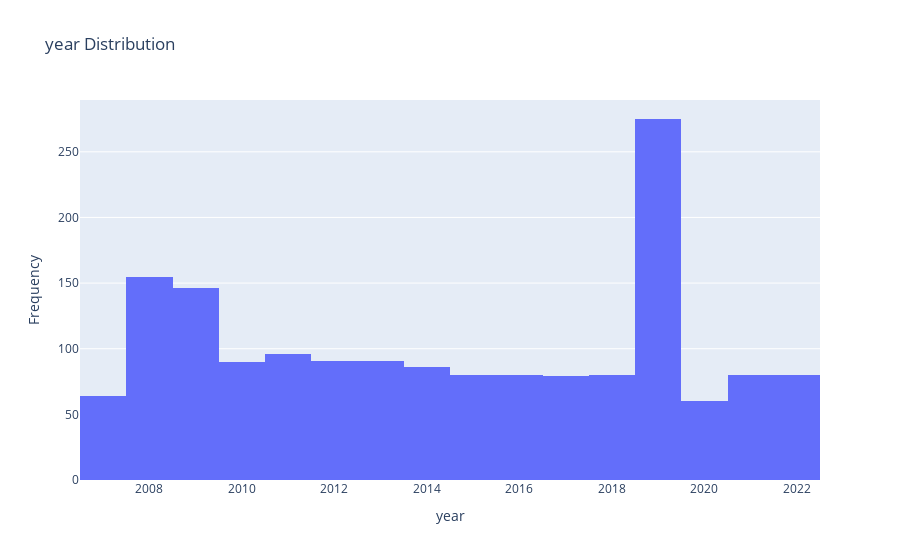
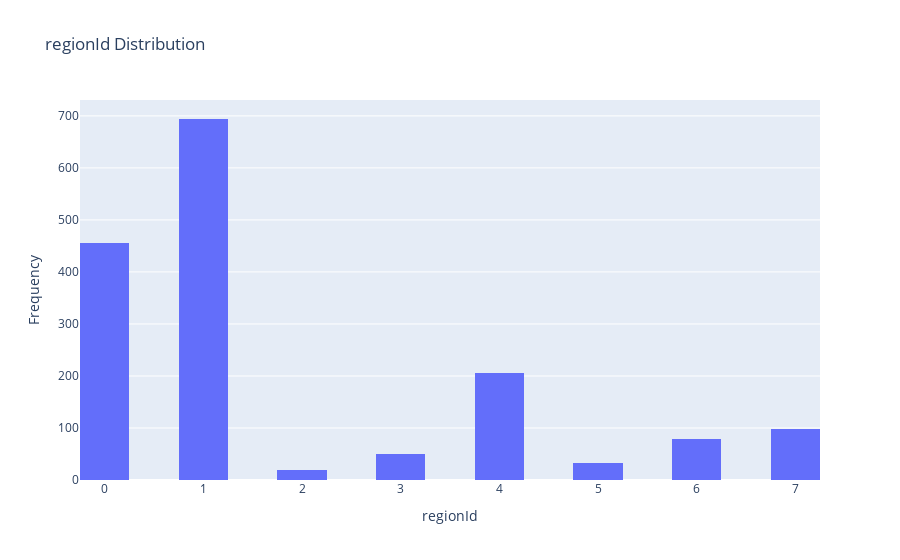
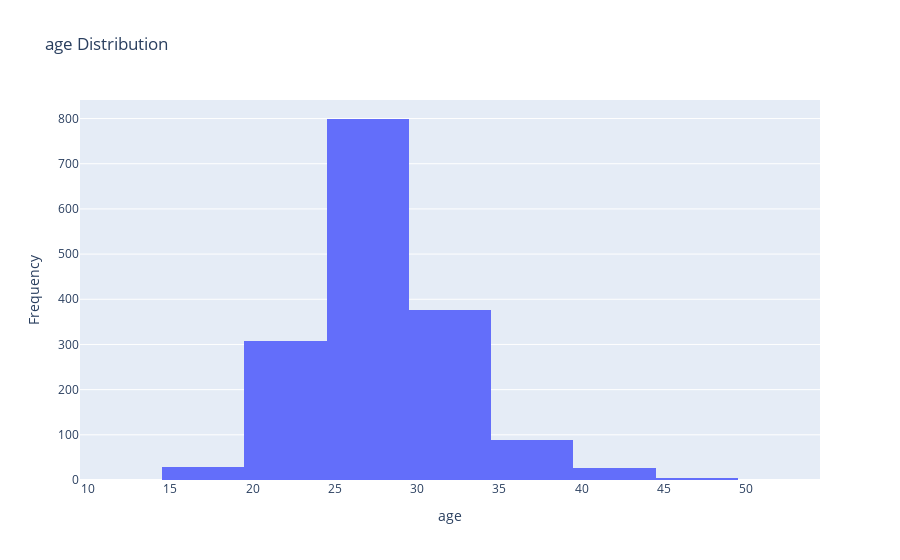
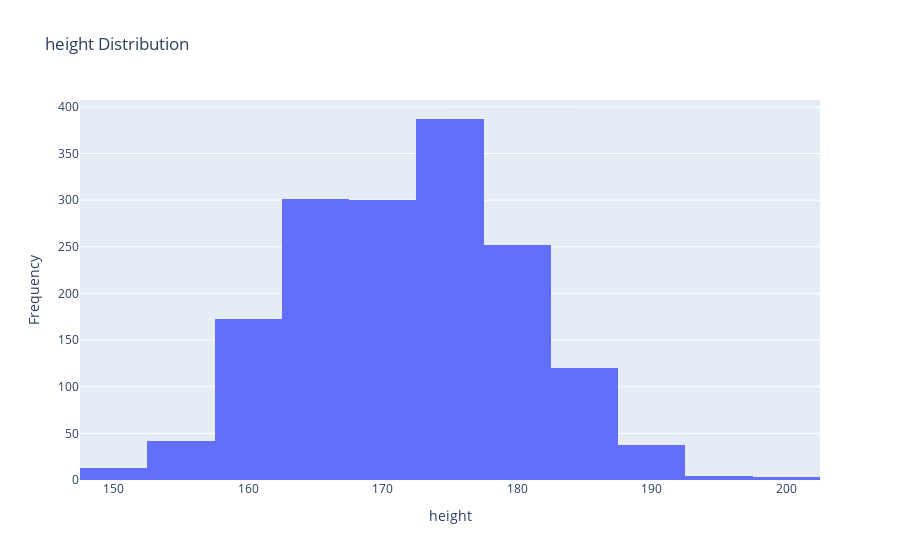

Here is the notebook cell these charts were saved with, in order:
### Code cell
# Loop over each numeric column in numerical_games
for column in numerical_games[['year', 'regionId', 'age', 'height', 'weight', 'bmi']].columns:
    # Create a histogram trace for the current column
    trace = go.Histogram(
        x=numerical_games[column],
        nbinsx=20,
        name=f"{column} Distribution"
    )

    # Create the figure and add the trace
    fig = go.Figure(trace)

    # Update the layout
    fig.update_layout(
        title=f"{column} Distribution",
        xaxis=dict(title=column),
        yaxis=dict(title="Frequency"),
    )

    # Show the plot
    fig.show()

### Figure 1 — Plotly figure (JSON) as saved in the notebook; plotly's stock layout.template omitted (floating-point values rounded to 4 significant figures; data arrays with more than 128 entries replaced by an {"elided": "..."} marker saying what was removed)
{"data": [{"name": "year Distribution", "nbinsx": 20, "type": "histogram", "x": {"elided": "1633 int values"}}], "layout": {"title": {"text": "year Distribution"}, "xaxis": {"title": {"text": "year"}}, "yaxis": {"title": {"text": "Frequency"}}}}

### Figure 2 — Plotly figure (JSON) as saved in the notebook; plotly's stock layout.template omitted (floating-point values rounded to 4 significant figures; data arrays with more than 128 entries replaced by an {"elided": "..."} marker saying what was removed)
{"data": [{"name": "regionId Distribution", "nbinsx": 20, "type": "histogram", "x": {"elided": "1633 int values"}}], "layout": {"title": {"text": "regionId Distribution"}, "xaxis": {"title": {"text": "regionId"}}, "yaxis": {"title": {"text": "Frequency"}}}}

### Figure 3 — Plotly figure (JSON) as saved in the notebook; plotly's stock layout.template omitted (floating-point values rounded to 4 significant figures; data arrays with more than 128 entries replaced by an {"elided": "..."} marker saying what was removed)
{"data": [{"name": "age Distribution", "nbinsx": 20, "type": "histogram", "x": {"elided": "1633 int values"}}], "layout": {"title": {"text": "age Distribution"}, "xaxis": {"title": {"text": "age"}}, "yaxis": {"title": {"text": "Frequency"}}}}

### Figure 4 — Plotly figure (JSON) as saved in the notebook; plotly's stock layout.template omitted (floating-point values rounded to 4 significant figures; data arrays with more than 128 entries replaced by an {"elided": "..."} marker saying what was removed)
{"data": [{"name": "height Distribution", "nbinsx": 20, "type": "histogram", "x": {"elided": "1633 float values"}}], "layout": {"title": {"text": "height Distribution"}, "xaxis": {"title": {"text": "height"}}, "yaxis": {"title": {"text": "Frequency"}}}}
